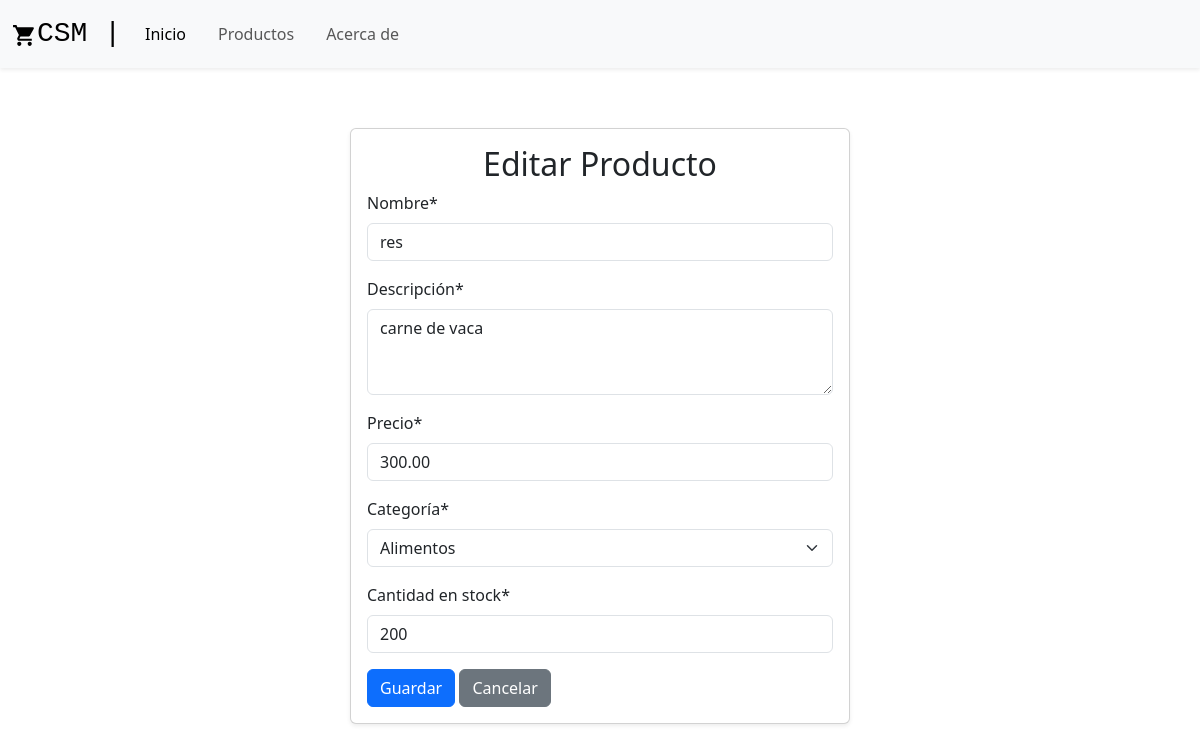
The app's page /productos/73/editar with its own data.
### supermercado_app/models.py (models this page shows, shortened)
class Producto(models.Model):
    CATEGORIA_CHOICES = (
    ('alimentos', 'Alimentos'),
    ('snacks', 'Snacks'),
    ('bebidas', 'bebidas'),
    ('ropa', 'Ropa'),
    ('zapatos', 'Zapatos'),
    ('maquillaje', 'Maquillaje'),
    ('deportes', 'Deportes'),
    ('electrodomesticos', 'Electrodomésticos'),
    ('limpieza', 'Limpieza'),
    ('higiene_personal', 'Higiene Personal'),
    ('cuidado_hogar', 'Cuidado del Hogar'),
    ('tecnolgia', 'Tecnología')
    )
    id_producto = models.AutoField(primary_key = True)
    nombre = models.CharField(max_length=100, verbose_name='Nombre')
    descripcion = models.TextField(verbose_name='Descripcion')
    precio = models.DecimalField(max_digits=10, decimal_places=2, verbose_name='Precio')
    categoria = models.CharField(max_length=20, choices=CATEGORIA_CHOICES, verbose_name='Categoría')
    stock = models.IntegerField(verbose_name='Cantidad en stock')

### supermercado_app/views.py (the view)
# urls.py: path('productos/<int:id>/editar', views.editar_producto, name='editar_producto'),
def editar_producto(request, id):
    producto = get_object_or_404(Producto, pk=id)
    template = 'producto_form.html'
    if request.method == 'POST':
        producto_form = ProductoForm(request.POST, instance=producto)
        if producto_form.is_valid():
            producto_form.save()
            messages.success(request, 'Producto actualizado exitosamente.')
            return redirect('listado')
        else:
            messages.error(request, 'Ha ocurrido un error. Por favor, verifica los datos ingresados.')
            return render(request, template, {'form': producto_form})
    else:
        producto_form = ProductoForm(instance=producto)
        return render(request, template, {'form': producto_form})

### supermercado_app/form.py
class ProductoForm(forms.ModelForm):
    def __init__(self, *args, **kwargs):
        super(ProductoForm, self).__init__(*args, **kwargs)
        self.helper = FormHelper()
        self.helper.form_method = 'post'
        self.helper.add_input(Submit('submit', 'Guardar'))
        self.helper.form_class = 'form-control'  # Agregar la clase 'form-control' de Bootstrap al formulario
        self.helper.layout = Layout(
            'nombre',
            'descripcion',  # 'descripcion' es el nombre del campo en tu modelo
            'precio',
            'categoria',
            'stock',
        )
        self.fields['descripcion'].widget.attrs.update({'class': 'form-control my-textarea', 'rows': 3})
    class Meta:
        model = Producto
        fields = ('nombre','descripcion', 'precio', 'categoria', 'stock' )
        labels = {
            'nombre': 'Nombre',
            'descripcion': 'Descripción',
            'precio': 'Precio',
            'categoria': 'Categoría',
            'stock': 'Cantidad en stock'
        }

### supermercado_app/templates/producto_form.html (shortened to what this page needs)
{% extends 'base.html' %}
{% load static %}
{% load crispy_forms_tags %}
{% block main %}
<head>
  <link rel="stylesheet" href="{% static 'css/styles.css' %}">
</head>
<div
  class="card-container d-flex justify-content-center align-items-center flex-column ">
  <div class="card-form card shadow-sm">
    <div class="card-body ">
      <h2 class=" card-title text-center">
        {% if form.instance.pk %}Editar{% else %}Agregar{% endif %} Producto
      </h2>
      <form method="POST">
        {% csrf_token %} {{ form|crispy }}
        <button type="submit" class="btn btn-primary">Guardar</button>
        <a class="btn btn-secondary btn-block" href="{% url 'listado' %}">Cancelar</a>
      </form>
    </div>
  </div>
</div>
{% endblock main %}

### supermercado_app/static/css/styles.css (style rules this page uses)
.card-form { width: 500px; margin-top: 60px; margin-bottom: 60px; }

### records on screen
Producto: nombre "res", descripcion "carne de vaca", precio "300.00", categoria "Alimentos", stock "200"
